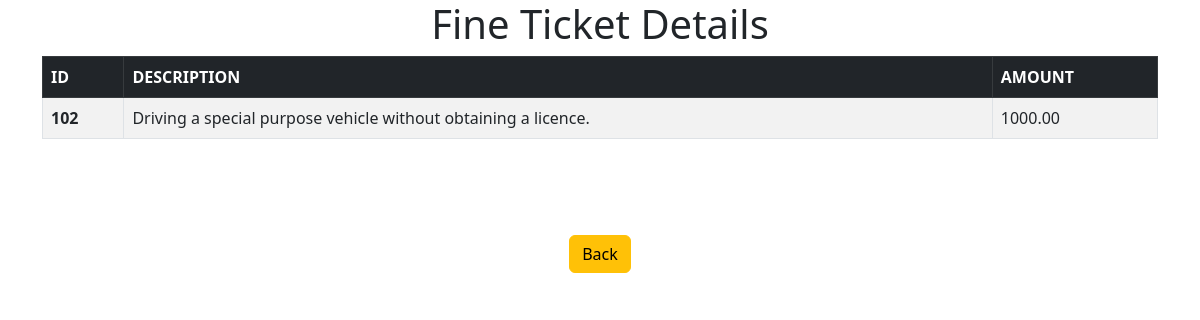
/admin/fines/view_fine.php?fine_id=102, run on the app's committed database.
### tables this page shows
CREATE TABLE FINE_TICKETS(FINE_ID INTEGER PRIMARY KEY AUTO_INCREMENT,FINE_DESCRIPTION VARCHAR(255) NOT NULL,
FINE_AMOUNT DECIMAL(10,2) NOT NULL);

### admin/fines/view_fine.php (the view, shortened to what this page needs)
<?php include "../../connection.php"?>
<!DOCTYPE html>
<html lang="en">
<head>
    <link href="https://cdn.jsdelivr.net/npm/bootstrap@5.2.2/dist/css/bootstrap.min.css" rel="stylesheet">
</head>
<body>
<h1 class="text-center">Fine Ticket Details</h1>
    <div class="container">
        <table class="table table-striped table-bordered table-hover">
            <thead class="table-dark">
                <tr>
                    <th  scope="col">ID</th>
                    <th  scope="col">DESCRIPTION</th>
                    <th  scope="col">AMOUNT</th>
                </tr>
            </thead>
            <tbody>
                <?php
                    if (isset($_GET['fine_id']))
                    {
                        $fine_id = $_GET['fine_id'];
                        $query="SELECT * FROM FINE_TICKETS WHERE FINE_ID = {$fine_id} ";
                        $view_fine= mysqli_query($conn,$query);
                        while($row = mysqli_fetch_assoc($view_fine))
                        {
                            $id = $row['FINE_ID'];
                            $desc = $row['FINE_DESCRIPTION'];
                            $amt = $row['FINE_AMOUNT'];
                            echo "<tr >";
                            echo "  <th scope='row' >{$id}</th>";
                            echo "  <td > {$desc}</td>";
                            echo "  <td >{$amt} </td>";
                            echo "</tr >";
                        }
                    }
                ?>
            </tbody>
        </table>
    </div>
    <div class="container text-center mt-5">
        <a href="view_all_fine.php" class="btn btn-warning mt-5"> Back </a>
</body>
</html>

### data on the page
fine_tickets: FINE_ID "102", FINE_DESCRIPTION "Driving a special purpose vehicle without obtaining a licence.", FINE_AMOUNT "1000.00"
